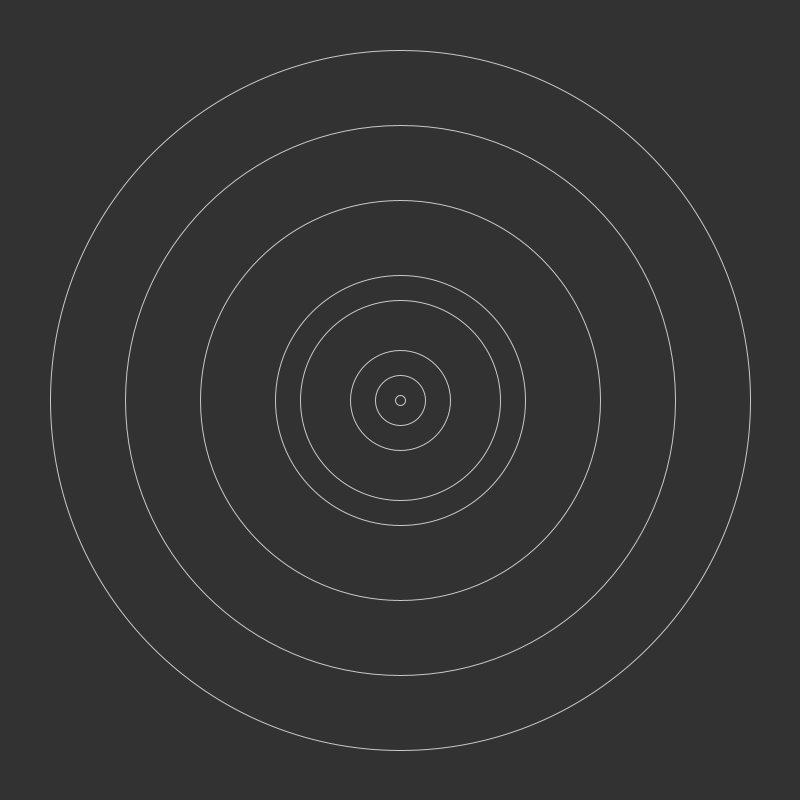
Frame 1 (no input)
Frame 60 (the mouse pressed at the canvas centre just before this capture): identical to frame 1, image omitted
Frame 120 (the mouse held since frame 60 and released just before this capture): identical to frame 1, image omitted

The Processing sketch that drew this single still picture (run headless with seeded random() and noise(); from frame 60 on, the mouse is pressed at the canvas centre):

// Processing sketch: Debug_04_Stroke
// ── Debug_04_Stroke.pde
//KP S25 DMP
//Programming Data Visualition 
//DataVis Processing Toolkit
int[] markerSizes = {10, 50, 100, 200, 250, 400, 550, 700};

void setup(){
 size(800, 800); 
}

void draw(){
 background(50);
 stroke(200);
 noFill();
 for(int i=0; i<markerSizes.length; i++){
   ellipse(width/2, height/2, markerSizes[i], markerSizes[i]);
 }
}
